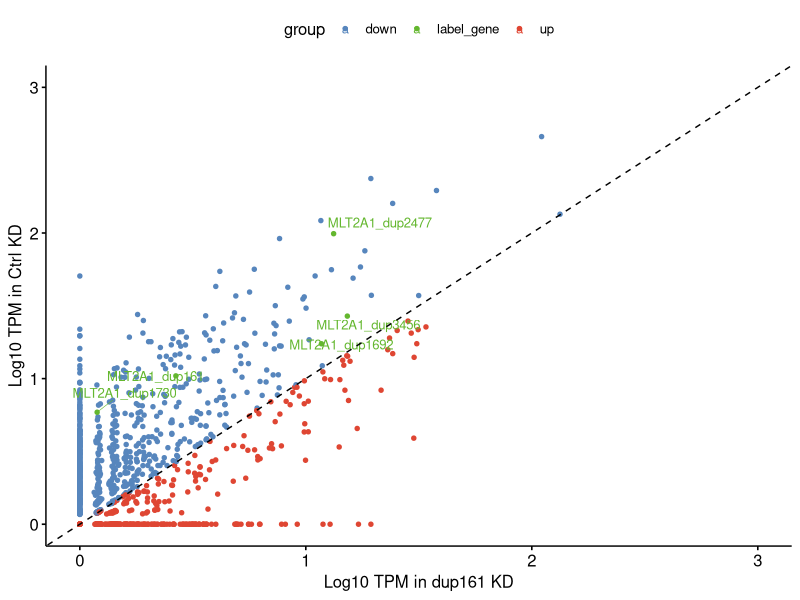
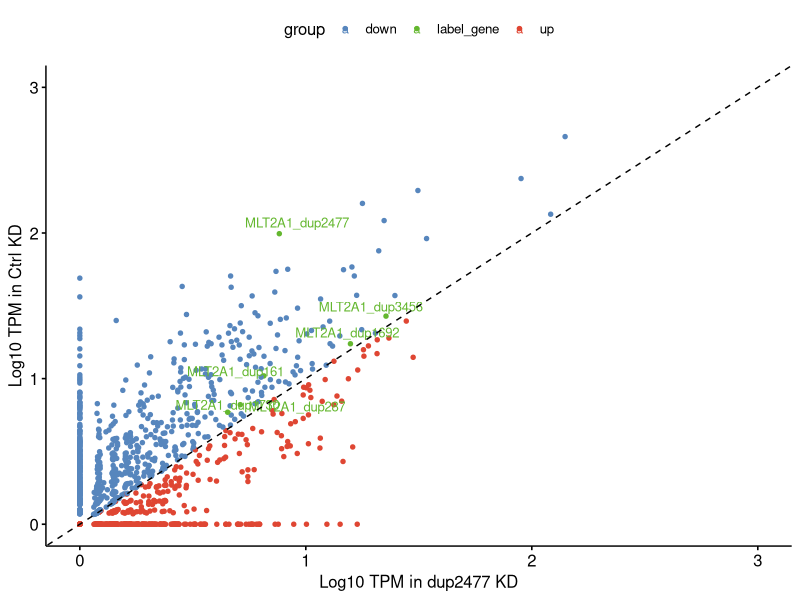

The R script that drew these images, in order:
library(ggpubr)
df=read.csv("./DUX4_sh161_dotplot.csv",header=T,check.names=F)
df$label=""
df$group="up"
label_gene <- c("MLT2A1_dup2477","MLT2A1_dup161","MLT2A1_dup1692","MLT2A1_dup3456","MLT2A1_dup1730")
df$label[match(label_gene,df$TE)] = label_gene
df$group[which(df$DUX4_sh161< df$DUX4_NC)]="down"
df$group[match(label_gene,df$TE)] = "label_gene"

df$logDUXNC=log10(df$DUX4_NC+0.1)+1
df$logsh161=log10(df$DUX4_sh161+0.1)+1

p=ggscatter(df,x="logsh161",y="logDUXNC",color="group",label=df$label,size=1.2,font.label = 10,repel = T,palette=c("#5786BD","#64B72F","#DF4633"),xlab = "Log10 TPM in dup161 KD",ylab = "Log10 TPM in Ctrl KD")+
  geom_abline(slope =1,intercept = 0,lty="dashed")+xlim(0,3)+ylim(0,3)
pdf(file="./DUX4_sh161_dotplot.pdf",width = 10,height = 10)
print(p)
dev.off()


df=read.csv("./DUX4_sh2477_dotplot.csv",header=T,check.names=F)
df$label=""
df$group="up"
label_gene <- c("MLT2A1_dup2477","MLT2A1_dup161","MLT2A1_dup287","MLT2A1_dup3456","MLT2A1_dup1692","MLT2A1_dup1730")
df$label[match(label_gene,df$TE)] = label_gene
df$group[which(df$DUX4_sh2477< df$DUX4_NC)]="down"
df$group[match(label_gene,df$TE)] = "label_gene"

df$logDUXNC=log10(df$DUX4_NC+0.1)+1
df$logsh2477=log10(df$DUX4_sh2477+0.1)+1

p=ggscatter(df,x="logsh2477",y="logDUXNC",color="group",label=df$label,size=1.2,font.label = 10,repel = T,palette=c("#5786BD","#64B72F","#DF4633"),xlab = "Log10 TPM in dup2477 KD",ylab = "Log10 TPM in Ctrl KD")+
  geom_abline(slope =1,intercept = 0,lty="dashed")+xlim(0,3)+ylim(0,3)
pdf(file="./DUX4_sh2477_dotplot.pdf",width = 10,height = 10)
print(p)
dev.off()

